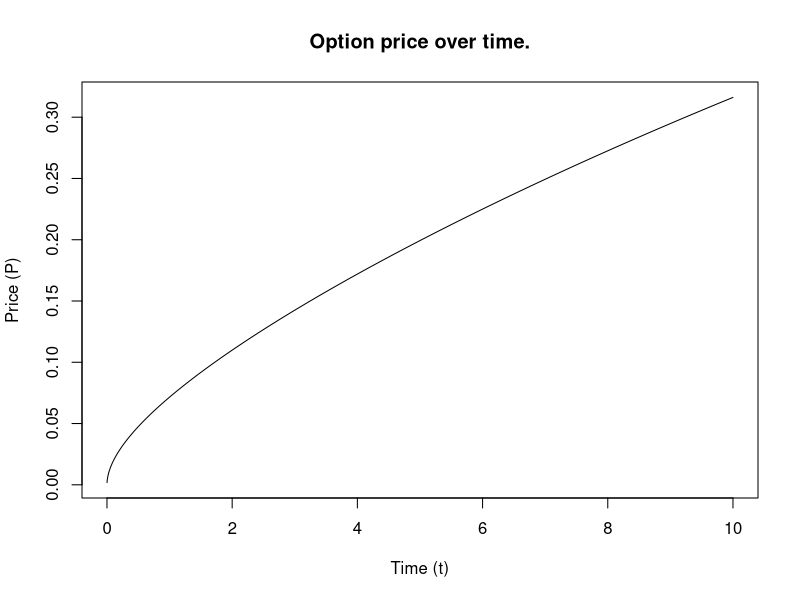
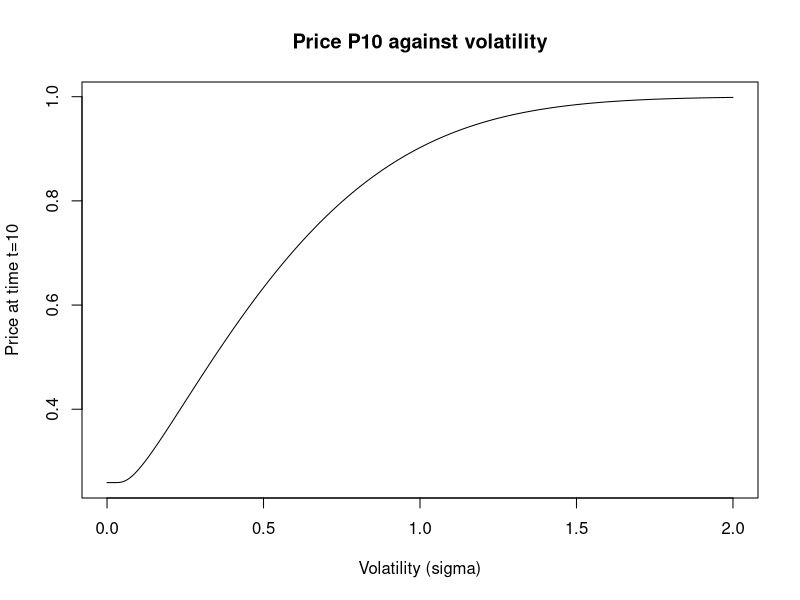
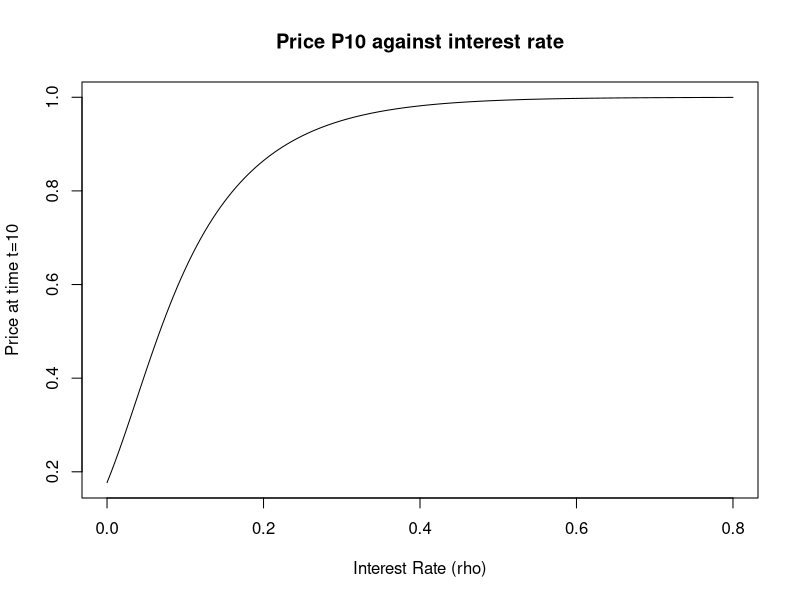
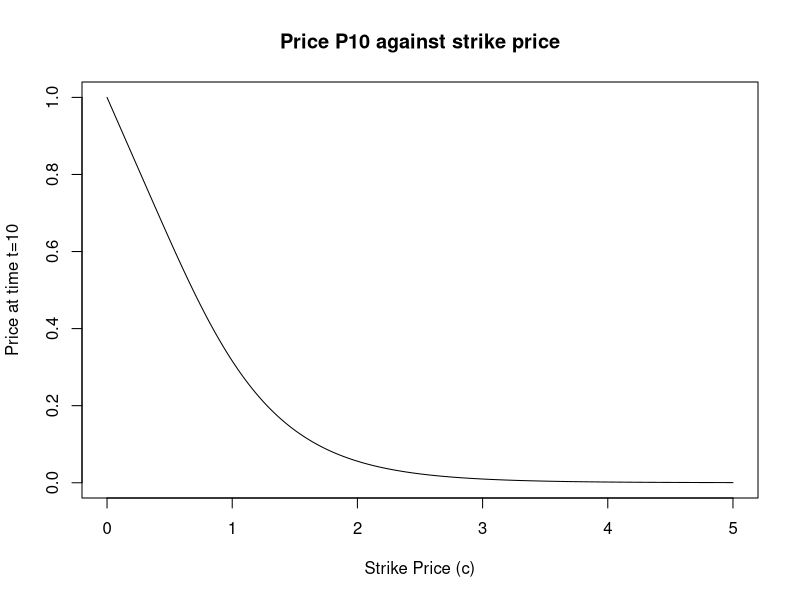

Write the R code that produced these figures, in order.
## ---- chunk 1
S0=1 
sigma=sqrt(0.02)
rho=0.03
c=1
t=seq(0, 10, by=0.001)

#Define our formula for the price
P=S0*pnorm((log(S0/c)+(rho+(sigma^2)/2)*t)/(sigma*sqrt(t)))-(c*exp(-rho*t))*pnorm((log(S0/c)+(rho-(sigma^2)/2)*t)/(sigma*sqrt(t)))
plot(t[-1], P[-1],  type="l",xlab="Time (t)", ylab="Price (P)", main="Option price over time.")
## ---- chunk 2

#Set t=10
t10=10

sigma1=seq(0,2, by=0.01)

P1=S0*pnorm((log(S0/c)+(rho+(sigma1^2)/2)*t10)/(sigma1*sqrt(t10)))-(c*exp(-rho*t10))*pnorm((log(S0/c)+(rho-(sigma1^2)/2)*t10)/(sigma1*sqrt(t10)))
plot(sigma1, P1, xlim=c(0, max(sigma1)),type="l", xlab="Volatility (sigma)", ylab="Price at time t=10", main="Price P10 against volatility")

## ---- chunk 3

rho2=seq(0, 0.8, by=0.005) #Create a vector of different rho values

P2=S0*pnorm((log(S0/c)+(rho2+(sigma^2)/2)*t10)/(sigma*sqrt(t10)))-(c*exp(-rho2*t10))*pnorm((log(S0/c)+(rho2-(sigma^2)/2)*t10)/(sigma*sqrt(t10)))
plot(rho2, P2, type="l", xlab="Interest Rate (rho)", ylab="Price at time t=10", main="Price P10 against interest rate")

## ---- chunk 4
c3=seq(0,5, by=0.01)

P3=S0*pnorm((log(S0/c3)+(rho+(sigma^2)/2)*t10)/(sigma*sqrt(t10)))-(c3*exp(-rho*t10))*pnorm((log(S0/c3)+(rho-(sigma^2)/2)*t10)/(sigma*sqrt(t10)))
plot(c3, P3, type="l", xlab="Strike Price (c)", ylab="Price at time t=10", main="Price P10 against strike price")

